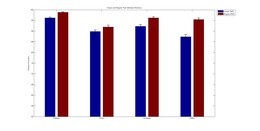
%> input picture Projects/Trial-Unique Vs. Regular DMS/Total.jpg, 260 x 131 px, shrunk from 1920 x 964 before the run
$ octave --eval "getSalienceMap('../Trial-Unique Vs. Regular DMS/Total.jpg');"   (GNU Octave 9; MATLAB toolbox functions it lacks are replaced by stand-ins)
%> lines starting %> are read from the running program, lines starting %| are printed output that depends on the picture
function getSalienceMap(imagefile)
%> called with imagefile = '../Trial-Unique Vs. Regular DMS/Total.jpg'
%Final version of salience map creator. Updated 9/27/12

%Written by Seth Koenig 6/1/12; Questions, comments, or known bugs email
%skoenig@gatech.edu. Based on "Visual Attention for Rapid Scene
%Analysis" by Itti, Koch, and Niebur. 1998(20):11. Their toolbox is available
%@ http://www.saliencytoolbox.net/doc/mdoc/mfiles/makeSaliencyMap.html.

%Input: image file

%Output: Save file with saliency map normalized with values ranging from 0
%to 1, where 1 is the maximum salience. Variables 'fullmap' and 'SALIENCEMAP'
%in save file are the combined saliency maps and the layered saliency maps
%saved as a cell array, respectively.

rgb = imread(imagefile);
%> rgb is the input picture: size 131x260x3 uint8; mean R, G, B 209.3, 195.1, 209.6
if size(rgb,3) == 1;
    getSalienceMapgray(imagefile);
    return
elseif all(all(rgb(:,:,1) == rgb(:,:,2))) && all(all(rgb(:,:,2) == rgb(:,:,3)))
    getSalienceMapgray(imagefile);
    return
end
intensity = mean(double(rgb),3);
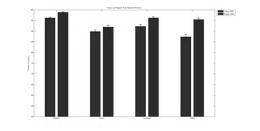
%> intensity: size 131x260 double; min 24.33, max 255, mean 204.6

filtimg = cell(1,9);
rgbfimg = cell(1,9);
for i = 1:length(filtimg)
    if i == 1;
        filtimg{i} = intensity;
        rgbfimg{i} = rgb;
    else
        filtimg{i} = impyramid(filtimg{i-1},'reduce'); %creates gaussian pyramids
        rgbfimg{i} = impyramid(rgbfimg{i-1},'reduce');
    end
end
%> after the loop, filtimg = 9 items; rgbfimg = 9 items

%---------Feature Maps---------%
c = 2:4;
delta = 3:4;
center = [1 -1];% on center or off center
map = [];
for i = 1:2;
    for ii = 1:3;
        for iii = 1:2;
            M = -1*center(i)*ones(c(ii)+2*delta(iii));
            M = M/((2*delta(iii)+c(ii))^2-c(ii)^2);
            M(1+delta(iii):end-delta(iii),1+delta(iii):end-delta(iii)) = center(i)/(c(ii)^2);
            map = [map {M}];
        end
    end
end

SALIENCEMAP = cell(length(filtimg),3);
%> SALIENCEMAP = 27 items
for pyramids = 1:length(filtimg)

    %---------Intensity contrast---------%
    Intensitycontrast = {};
    for i = 1:length(map);
        temp =imfilter(filtimg{pyramids},map{i},'replicate');
        for blah = 1:pyramids-1;
            temp = impyramid(temp,'expand'); %expands pyramids back to full size
        end
        Intensitycontrast{i} = imresize(temp,[size(intensity,1) size(intensity,2)]);
    end

    %---------Global Intensity Contrast---------%
    globalI = zeros(size(Intensitycontrast{1},1),size(Intensitycontrast{1},2));
    for i = 1:length(Intensitycontrast);
        IC = abs(Intensitycontrast{i});
        IC = IC - min(min(IC));
        IC = 256*IC/max(max(IC));
        IC = IC*(256-mean(mean(IC)))^2;
        globalI = globalI + IC;
    end
    globalI = globalI - min(min(globalI));
    globalI = 256*globalI/max(max(globalI));
    globalI = globalI*(256-mean(mean(globalI)))^2;

    %---------Hue Layers and Color Contrast---------%
    Inorm = filtimg {pyramids}/max(max(filtimg {pyramids})); %normalize who's to intensity
    Inorm(Inorm<0.1) = 1;
    rgb = rgbfimg{pyramids};
    r = double(rgb(:,:,1)); g = double(rgb(:,:,2)); b = double(rgb(:,:,3));

    R = (r - (g+b)/2)./Inorm;
    G = (g - (r+b)/2)./Inorm;
    B = (b - (r+g)/2)./Inorm;
    Y = ((r+g)/2 - abs((r-g))/2  - b)./Inorm;

    %---------Red/Green and Blue/Yellow contrast---------
    RGBY = {};
    for i = 1:2
        if i == 1;
            layer = R-G;
        else
            layer = B-Y;
        end
        for ii = 1:length(map);
            temp =imfilter(layer,map{i},'replicate');
            for blah = 1:pyramids-1;
                temp = impyramid(temp,'expand');
            end
            RGBY{i}{ii} = imresize(temp,[size(intensity,1) size(intensity,2)]);
        end
    end

    globalclr = zeros(size(RGBY{i}{1},1),size(RGBY{i}{1},2));
    titles = [{'Red Green Contrast'} {'Blue Yellow Contrast'}];
    for i = 1:2;
        cont = zeros(size(RGBY{i}{1},1),size(RGBY{i}{1},2));
        for ii = 1:length(RGBY{i});
            clr = RGBY{i}{ii};
            clr = clr-min(min(clr));
            clr = 256/max(max(clr))*clr;
            clr = clr*(256-mean(mean(clr)))^2;
            cont = cont+clr;
        end
    end
    globalclr = globalclr + cont;
    globalclr = globalclr - min(min(globalclr));
    globalclr = 256/max(max(globalclr))*globalclr;
    globalclr = globalclr*(256-mean(mean(globalclr)))^2;

    %---------orientation Contrast---------%
    c = 2:4;
    delta = 3:4;
    orientcontrast = {};
    THETA = [0 pi/4 pi/2 3*pi/4];%aka 0, 45, 90, 135 degree orientations
    [xc,yc] = meshgrid(-c(end):c(end));
    [xs,ys] = meshgrid(-c(end)-delta(end):c(end)+delta(end));
    for sig = 1:8; %0 does not work -> get lots of NaNs
        for t = 1:length(THETA);
            theta = THETA(t);
            for i = [1 -1]
                x_theta=xc*cos(theta)+yc*sin(theta);
                y_theta=-xc*sin(theta)+yc*cos(theta);
                gaborc = exp(-(x_theta.^2 + y_theta.^2)/(2*sig^2)).*cos(2*pi*x_theta/4);
                gaborc = gaborc/abs(sum(sum(gaborc)));

                x_theta=xs*cos(theta)+ys*sin(theta);
                y_theta=-xs*sin(theta)+ys*cos(theta);
                gabors = exp(-(x_theta.^2 + y_theta.^2)/(2*sig^2)).*cos(2*pi*x_theta/4);
                cs = floor((length(gabors)-length(gaborc))/2);
                gabors(1+cs:end-cs,1+cs:end-cs) = 0;
                gabors = gabors/sum(sum(gabors));
                if i == 1; %on center
                    gabors = -gabors;
                    gabors(1+cs:end-cs,1+cs:end-cs) = gaborc;
                else % off center
                    gabors(1+cs:end-cs,1+cs:end-cs) = -gaborc;
                end
                temp = imfilter(filtimg{pyramids},gabors,'replicate');
                for blah = 1:pyramids-1;
                    temp = impyramid(temp,'expand');
                end
                orientcontrast = [orientcontrast {imresize(temp,[size(intensity,1) size(intensity,2)])}];
            end
        end
    end

    %---------Global Orientation Contrast---------%
    globalO = zeros(size(orientcontrast{1},1),size(orientcontrast{1},2));
    for l = 1:length(orientcontrast)
        OC = abs(orientcontrast{l});
        OC = OC-min(min(OC));
        OC = 256*OC/max(max(OC));
        OC = OC*(256-mean(mean(OC)))^2;
        globalO = globalO + OC;
    end
    globalO = globalO-min(min(globalO));
    globalO = 256*globalO/max(max(globalO));
    globalO = globalO*(256-mean(mean(globalO)))^2;

    %---------Salience Map---------%
    % SALIENCEMAP{pyramids} = 1/3*(globalI + globalclr + globalO);
    SALIENCEMAP{pyramids,1} = globalI;
    SALIENCEMAP{pyramids,2} = globalclr;
    SALIENCEMAP{pyramids,3} = globalO;
end
%> this loop made 9 passes
%> (r, g, b, R, G, B, Y) on passes 8 to 9: ([237 223 242; 234 216 239], [232 213 237; 229 204 234], [238 222 240; 236 217 238], [2.03 6 3.5; 1.54 6.2 3.04], [-5.59 -10.36 -4; -6.17 -14.1 -4.55], [3.56 4.36 0.5; 4.63 7.89 1.52], [-6.1 -9.81 -3; -7.19 -14.66 -4.05]), ([233 236], [226 229], [233 235], [3.54 4], [-7.07 -6.5], [3.54 2.5], [-7.07 -6])
%> pass 1, in getSalienceMap, `globalI = globalI - min(min(globalI));`:
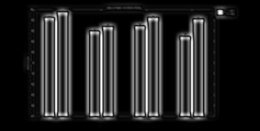
%> globalI: size 131x260 double; min 0, max 129178873.5, mean 18806355.6; drawn with min black and max white
%> after the loop, Intensitycontrast = 12 items; RGBY = 2 items; layer = [10.61 8.5]

Imap = zeros(size(SALIENCEMAP{1,1}));
Cmap =  zeros(size(SALIENCEMAP{1,1}));
Omap =  zeros(size(SALIENCEMAP{1,1}));
for i = 1:size(SALIENCEMAP,1)
    for ii = 1:size(SALIENCEMAP,2)
        if ii == 1;
            Imap = Imap + SALIENCEMAP{i,ii};
        elseif ii == 2
            Cmap = Cmap + SALIENCEMAP{i,ii};
        elseif ii ==3
            Omap = Omap + SALIENCEMAP{i,ii};
        end
    end
end
%> this loop made 9 passes
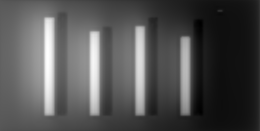
%> Cmap: size 131x260 double; min 9292006.7, max 45378673.6, mean 20953642.3; drawn with min black and max white
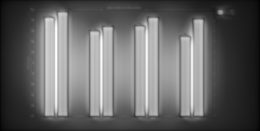
%> Imap: size 131x260 double; min 1443365.3, max 43940399.9, mean 18457934.3; drawn with min black and max white
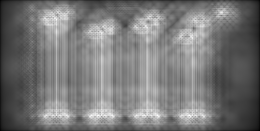
%> Omap: size 131x260 double; min 1378825, max 34589278, mean 16959233.6; drawn with min black and max white
fullmap = Imap+Cmap+Omap;
fullmap = fullmap - min(min(fullmap));
fullmap = fullmap/max(max(fullmap));
fullmap = fullmap*(1-mean(mean(fullmap)))^2;
fullmap = fullmap/max(max(fullmap));

invfullmap = Imap+(1-Cmap)+Omap;
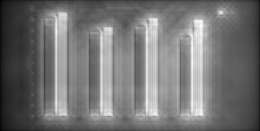
%> invfullmap: size 131x260 double; min -17912390.1, max 53044668.4, mean 14463526.6; drawn with min black and max white
invfullmap = invfullmap - min(min(invfullmap));
invfullmap = invfullmap/max(max(invfullmap));
invfullmap = invfullmap*(1-mean(mean(invfullmap)))^2;
invfullmap = invfullmap/max(max(invfullmap));

Imap = Imap - min(min(Imap));
Imap = Imap/max(max(Imap));
Imap = Imap*(1-mean(mean(Imap)))^2;
Imap = Imap/max(max(Imap));

Cmap = Cmap - min(min(Cmap));
Cmap = Cmap/max(max(Cmap));
Cmap = Cmap*(1-mean(mean(Cmap)))^2;
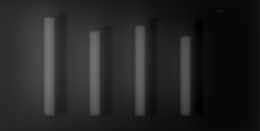
%> Cmap: size 131x260 double; min 0, max 0.458, mean 0.148
Cmap = Cmap/max(max(Cmap));

Omap = Omap - min(min(Omap));
Omap = Omap/max(max(Omap));
Omap = Omap*(1-mean(mean(Omap)))^2;
Omap = Omap/max(max(Omap));

%----Display Output----%
% figure
% imagesc(fullmap),title('Total Saliency Map')
% saveas(gcf,[imagefile(1:end-4) '-saliencemap'], 'jpg') %saves output image
% close
%---Save Saliency Map and Layers---%
period = strfind(imagefile,'.');
savefile = [imagefile(1:period-1) '-saliencemap'];
save([savefile],'fullmap','invfullmap','Imap','Cmap','Omap')
end

$ run again, on Projects/Trial-Unique Vs. Regular DMS/XDistractorsXTimeDays.jpg
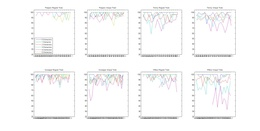
%> input picture Projects/Trial-Unique Vs. Regular DMS/XDistractorsXTimeDays.jpg, 260 x 131 px, shrunk from 1920 x 964 before the run
%> in getSalienceMap, rgb is the input picture: size 131x260x3 uint8; mean R, G, B 248.5, 248.5, 248.6
%> after the loop in getSalienceMap, `for i = 1:length(filtimg)`: filtimg = 9 items
%> SALIENCEMAP = 27 items
%> the loop in getSalienceMap, `for pyramids = 1:length(filtimg)` made 9 passes
%> (g, b, G, B, Y) on passes 8 to 9: ([252 249 252; 252 250 252], [252 250 252; 252 250 252], [0 -0.505 0; 0 0 0], [0 1.01 0; 0 0 0], [0 -1.01 0; 0 0 0]), ([251 251], [252 252], [-0.5 -0.501], [1 1], [-1 -1])
%> pass 1, in getSalienceMap, `globalI = globalI - min(min(globalI));`:
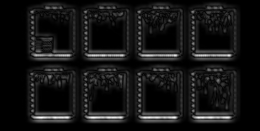
%> globalI: size 131x260 double; min 0, max 167448206.6, mean 13887705.4; drawn with min black and max white
%> after the loop in getSalienceMap, `for pyramids = 1:length(filtimg)`: Intensitycontrast = 12 items; RGBY = 2 items; layer = [2 2]
%> the loop in getSalienceMap, `for i = 1:size(SALIENCEMAP,1)` made 9 passes
%> in getSalienceMap, `Cmap = Cmap*(1-mean(mean(Cmap)))^2;`:
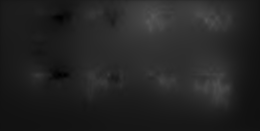
%> Cmap: size 131x260 double; min 0, max 0.344, mean 0.142

$ run again, on Projects/Trial-Unique Vs. Regular DMS/XNumDistractors.jpg
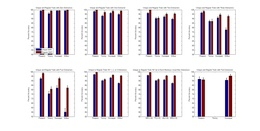
%> input picture Projects/Trial-Unique Vs. Regular DMS/XNumDistractors.jpg, 260 x 131 px, shrunk from 1920 x 964 before the run
%> in getSalienceMap, rgb is the input picture: size 131x260x3 uint8; mean R, G, B 222.2, 215.1, 222.1
%> after the loop in getSalienceMap, `for i = 1:length(filtimg)`: filtimg = 9 items
%> SALIENCEMAP = 27 items
%> the loop in getSalienceMap, `for pyramids = 1:length(filtimg)` made 9 passes
%> (r, g, b, R, G, B, Y) on pass 8: ([240 228 239; 241 229 239], [237 222 236; 239 224 236], [240 228 239; 242 229 239], [1.51 3.2 1.52; 0.5 2.65 1.52], [-3.02 -6.39 -3.04; -2.5 -5.29 -3.03], [1.51 3.2 1.52; 2 2.65 1.52], [-3.02 -6.39 -3.04; -3 -5.29 -3.03])
%> pass 1, in getSalienceMap, `globalI = globalI - min(min(globalI));`:
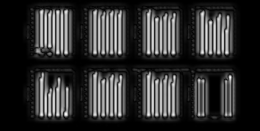
%> globalI: size 131x260 double; min 0, max 121926410.9, mean 22518075.3; drawn with min black and max white
%> after the loop in getSalienceMap, `for pyramids = 1:length(filtimg)`: Intensitycontrast = 12 items; RGBY = 2 items; layer = [4.5 4.52]
%> the loop in getSalienceMap, `for i = 1:size(SALIENCEMAP,1)` made 9 passes
%> in getSalienceMap, `Cmap = Cmap*(1-mean(mean(Cmap)))^2;`:
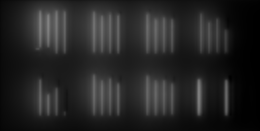
%> Cmap: size 131x260 double; min 0, max 0.51, mean 0.146

$ run again, on Projects/Trial-Unique Vs. Regular DMS/XTime-Days.jpg
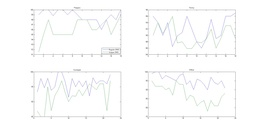
%> input picture Projects/Trial-Unique Vs. Regular DMS/XTime-Days.jpg, 260 x 131 px, shrunk from 1920 x 964 before the run
%> in getSalienceMap, rgb is the input picture: size 131x260x3 uint8; mean R, G, B 251.4, 251.6, 251.6
%> after the loop in getSalienceMap, `for i = 1:length(filtimg)`: filtimg = 9 items
%> SALIENCEMAP = 27 items
%> the loop in getSalienceMap, `for pyramids = 1:length(filtimg)` made 9 passes
%> (b, Y) on passes 8 to 9: ([253 252 253; 253 252 253], [0 0 0; 0 0 0]), ([253 253], [0 0])
%> after the loop in getSalienceMap, `for pyramids = 1:length(filtimg)`: Intensitycontrast = 12 items; RGBY = 2 items; layer = [0 0]
%> the loop in getSalienceMap, `for i = 1:size(SALIENCEMAP,1)` made 9 passes
%> in getSalienceMap, `Imap = Imap*(1-mean(mean(Imap)))^2;`:
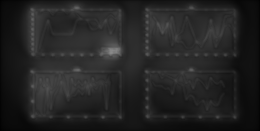
%> Imap: size 131x260 double; min 0, max 0.544, mean 0.143
